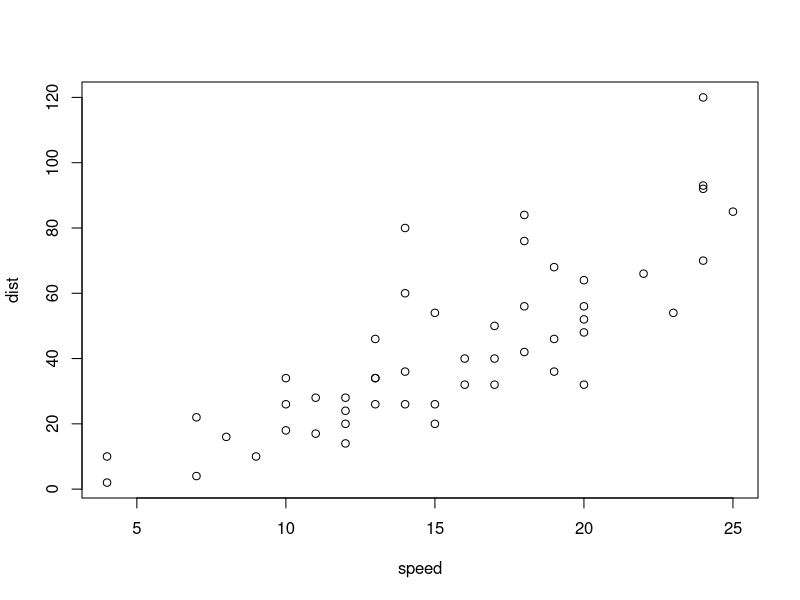
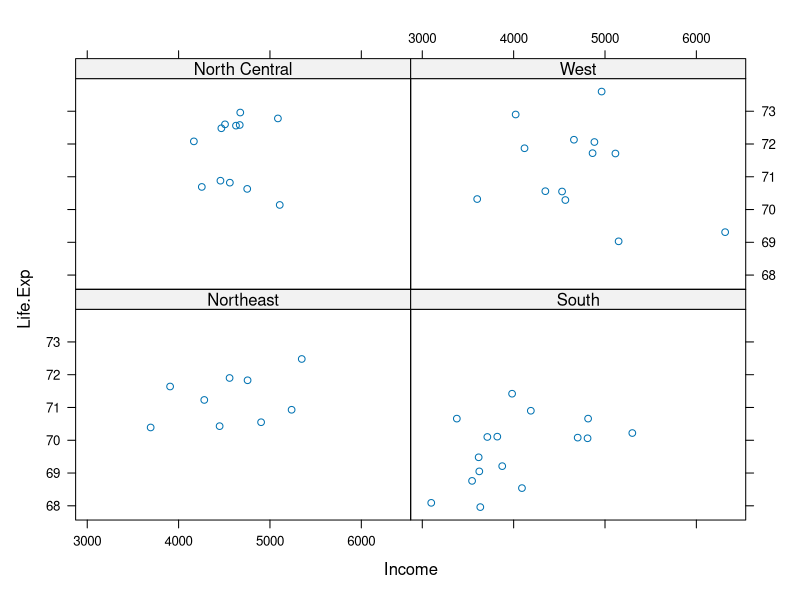

R code for these plots, in order:
#base plotting system
# piece together line by line

# start with blank canvas
# start with plot function
# use annotations to add/modify (text, lines, points, axis)

library(datasets)
data(cars)
with(cars, plot(speed, dist))

#lattice system
#single function call xyplot, bwplot
#panel plots

library(lattice)
state <- data.frame(state.x77, region=state.region)
xyplot(Life.Exp ~ Income | region, data=state, layout=c(2,2))
